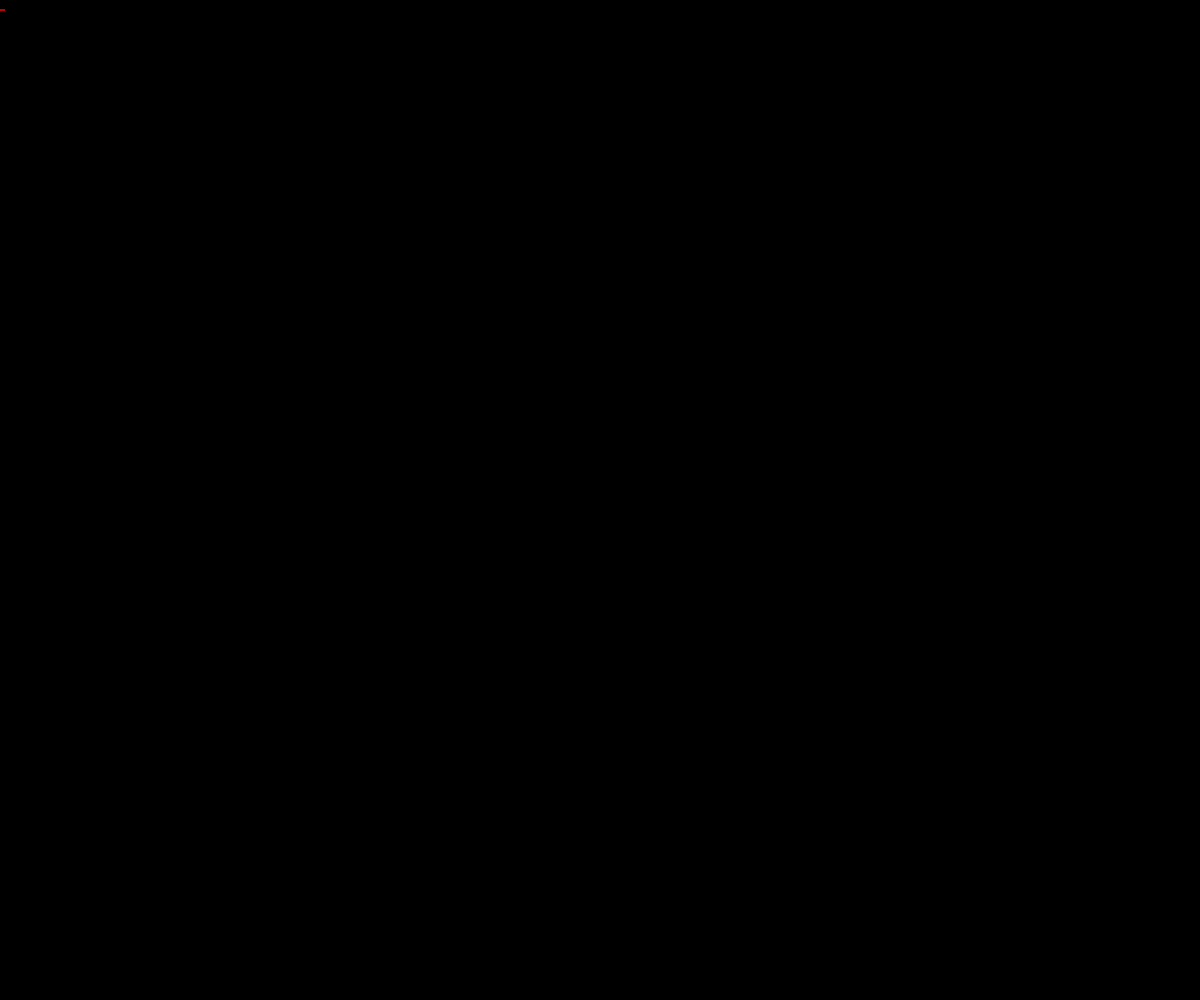
Frame 1 (no input)
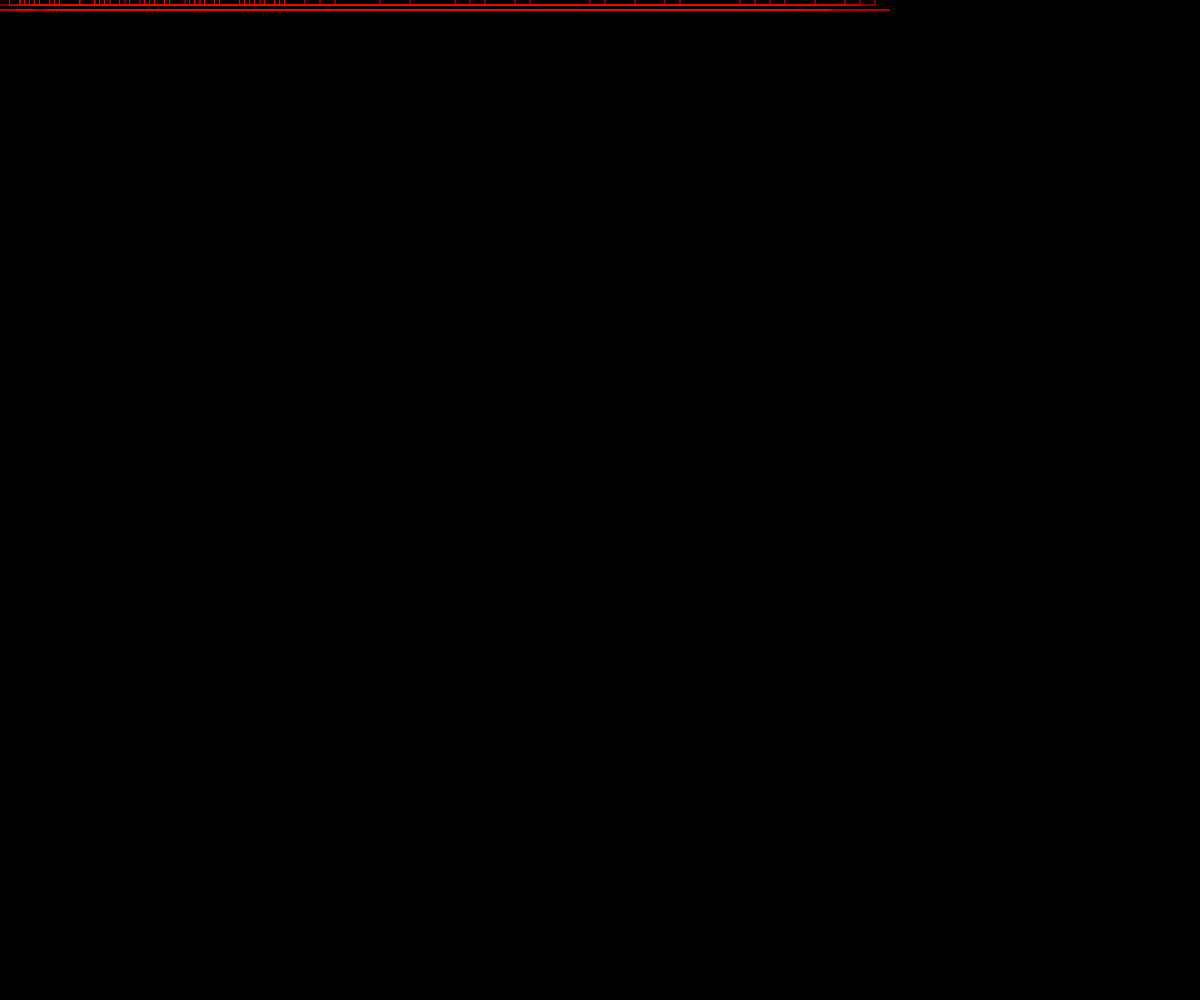
Frame 60 (no input)
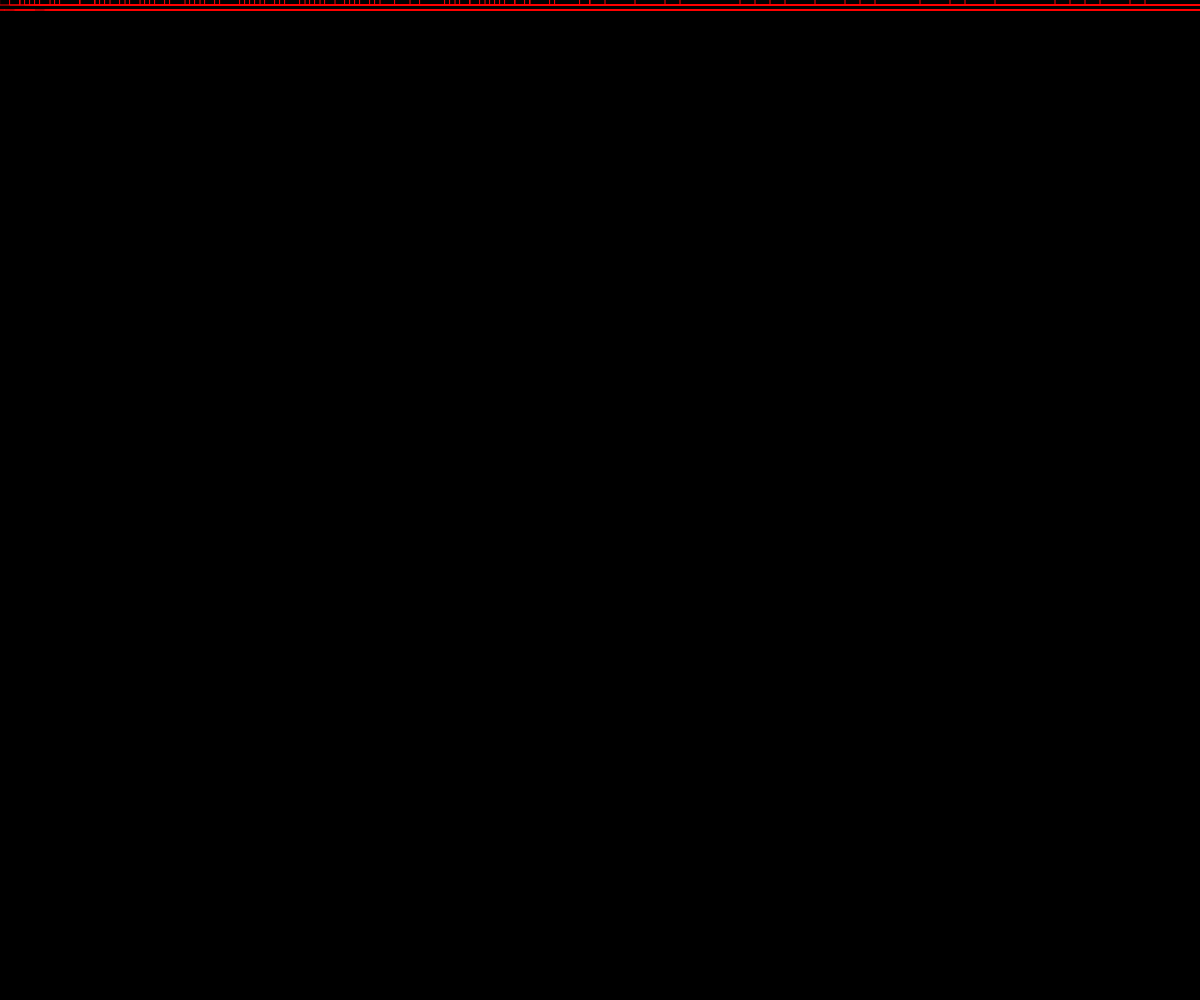
Frame 120 (the mouse pressed at the canvas centre since frame 60)

The p5.js sketch that drew these frames (run headless with seeded random() and noise() and a simulated clock; from frame 60 on, the mouse is pressed at the canvas centre):

// p5.js sketch
// ── sketch.js
let x = 0;
let y = 0;
let spacing = 10;
let col = 0;
let inc = 5;

function setup() {
    createCanvas (windowWidth, windowHeight);
    background(0);
    colorMode(HSB);
    noFill();
    rectMode(CENTER);
}

function draw() {
    
    //choose which type of rectangle to draw
    stroke(col, 255, 255);
    if (random(1) < 0.50) {
        rect(x, y, x + spacing, y + spacing);    
    } else {
        rect(x, y + spacing, x + spacing, y);
    }
    
    //change position of next rectangle drawn, and the colour
    x = x + spacing;
    
    if (x >= width) {
        x = 0;
        y = y + spacing;
        col = col + inc;
        if (col > 255 || col < 0) {
            inc = inc*-1;
        }
    }
    
    //if screen is filled, fade the image and begin again
    if (y >= height) {
        y = 0;
        fill(0, 0, 0, 0.2);
        noStroke();
        rect(0, 0, windowWidth, windowHeight);
    }
}
